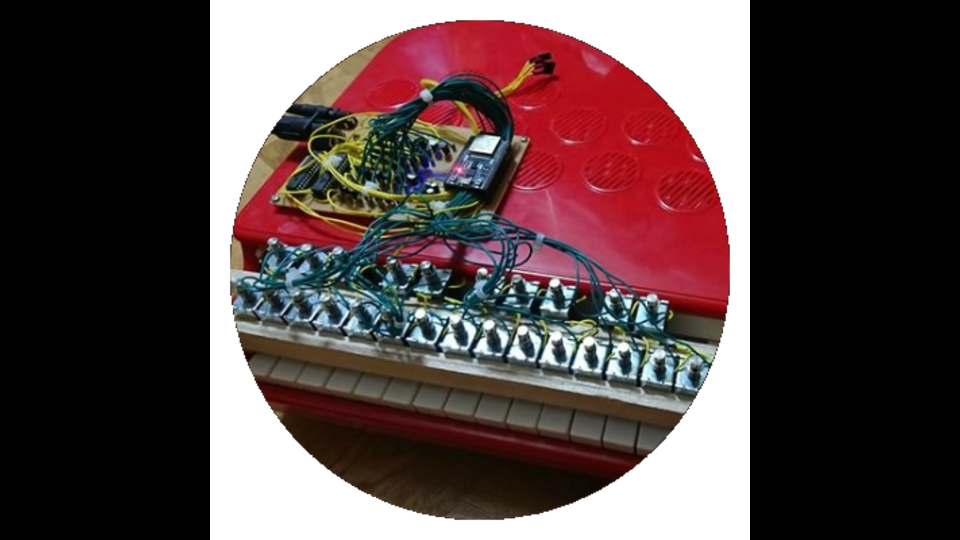
#> input picture 16_9_42425276.png, 1920 x 1080 px, given in place of 16_9_42425276.png16_9_42425276.png, which was not available (shown at 1/2 size)
$ python png3_4resize.py 16_9_42425276.png
#> lines starting #> are read from the running program, lines starting #| are printed output that depends on the picture; pictures that were not available may be replaced by others from this repository, and a replacement may not be noted
from PIL import Image, ImageDraw
import math
import sys
import pathlib

args = sys.argv

exclulists,pnglists = [],[]
exclupath = pathlib.Path(args[1]).glob('3_4_*.png')
for e in exclupath:
    exclulists.append(e.name)
pngpath = pathlib.Path(args[1]).glob('*.png')
for p in pngpath:
    pnglists.append(p.name)
for pe in  range(len(exclulists)):
    pnglists.remove(exclulists[pe])
print (args[1])
#print(exclulists)
print(pnglists)

for pr in range(len(pnglists)):
 img = Image.open(args[1]+pnglists[pr])
#> img is the input picture: PIL image 1920x1080 RGBA; mean R, G, B, A 40.3, 23.6, 24, 208.5

 width, height = img.size
#> width = 1920; height = 1080
 print(width, height)
#| 1920 1080
 if width/height <= 3/4:
  re_height = height/1440
  if re_height > 1 :
     re_width = math.ceil(width/re_height)
  elif re_height <= 1 :
     re_height = 1440/height
     re_width = math.ceil(width*re_height)
  re_img = img.resize((re_width, 1440))
  width, height = re_img.size
  y_coordi = int((1080-width)/2)
  back_imga = Image.new('RGBA',(width, height),color=(0,0,0,0))
  back_img = Image.new('RGBA',(1080,1440),color=(0,0,0,255))
  back_img.paste(back_imga, (y_coordi, 0))
  back_img.paste(re_img, (y_coordi, 0))

 if width/height > 3/4:
  re_width = width/1080
#> re_width = 1.78
  if re_width > 1 :
     re_height = math.ceil(height/re_width)
#> re_height = 608
  elif re_width <= 1 :
     re_width = 1080/width
     re_height = math.ceil(height*re_width)
  re_img = img.resize((1080, re_height))
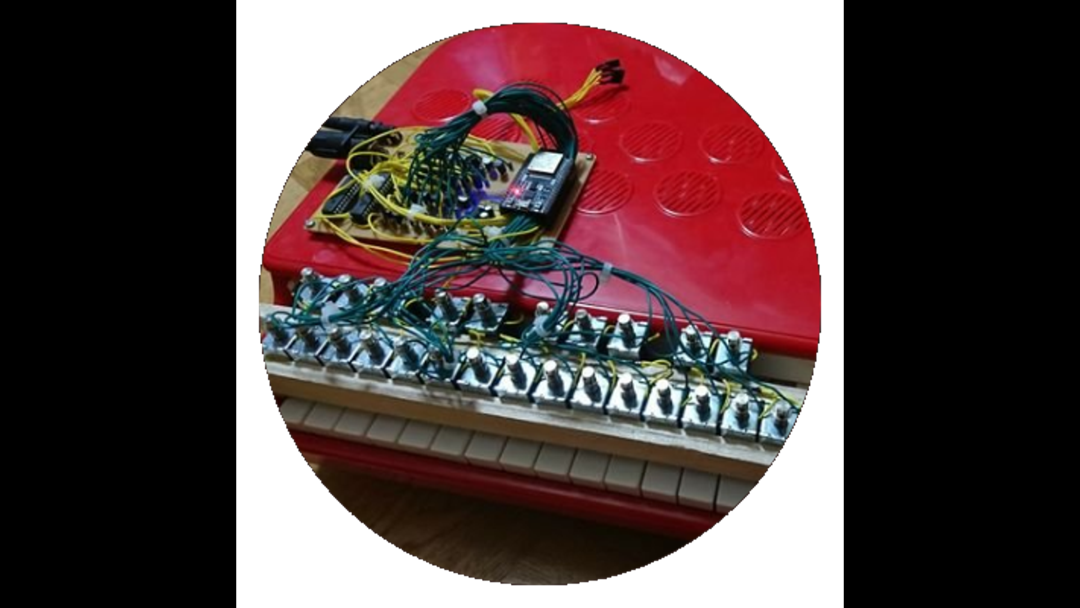
#> re_img: PIL image 1080x608 RGBA; mean R, G, B, A 40.3, 23.7, 24, 208.5; transparent parts drawn white
  width, height = re_img.size
#> width = 1080; height = 608
  x_coordi = int((1440-height)/2)
#> x_coordi = 416
  back_imga = Image.new('RGBA',(width, height),color=(0,0,0,0))
#> back_imga: PIL image 1080x608 RGBA; every value is 0
  back_img = Image.new('RGBA',(1080,1440),color=(0,0,0,255))
  back_img.paste(back_imga, (0, x_coordi))
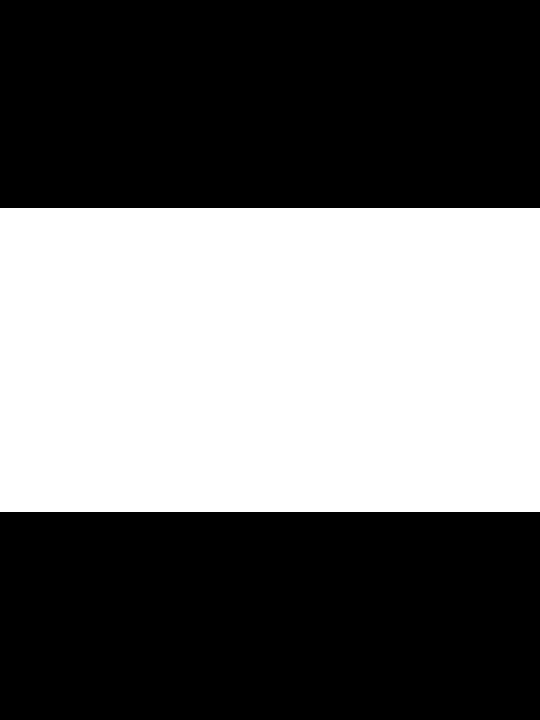
#> back_img: PIL image 1080x1440 RGBA (shown at 1/2 size); mean R, G, B, A 0, 0, 0, 147.3; transparent parts drawn white
  back_img.paste(re_img, (0, x_coordi))
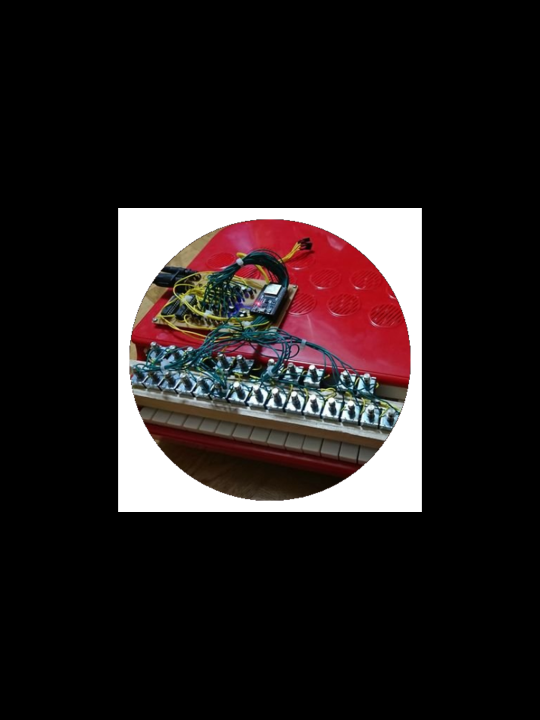
#> back_img: PIL image 1080x1440 RGBA (shown at 1/2 size); mean R, G, B, A 17, 10, 10.2, 235.4; transparent parts drawn white

 back_img.save(args[1]+"3_4_"+pnglists[pr], quality=95)
